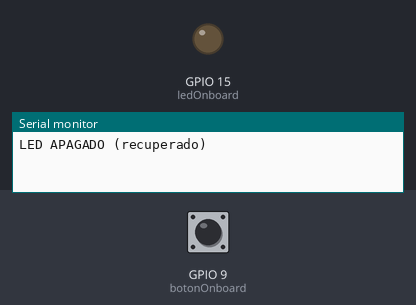
The sketch below on a simulated ESP32-S3. On the bench: output pins drawn as LEDs (lit = HIGH), the last lines printed to the serial monitor. The inputs (shaded band) are chosen by the test bench; at power-on: GPIO 9 (botonOnboard) HIGH. EEPROM starts erased.

Above: at 1.2 s.
1.3 s: GPIO 9 (botonOnboard) pulled LOW for 0.15 s
At 1.6 s:
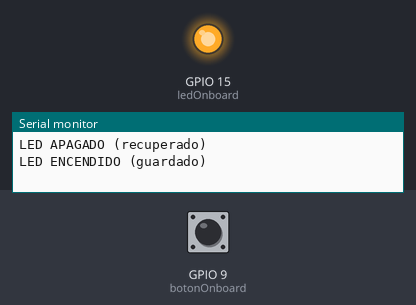
2.9 s: GPIO 9 (botonOnboard) pulled LOW for 1 s
At 4.2 s:
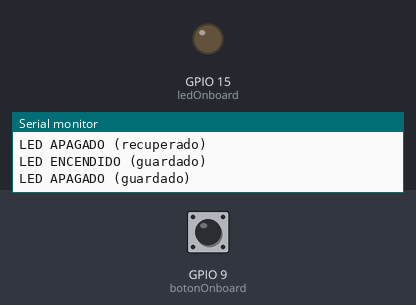
5.4 s: GPIO 9 (botonOnboard) pulled LOW for 3.2 s
At 6.0 s:
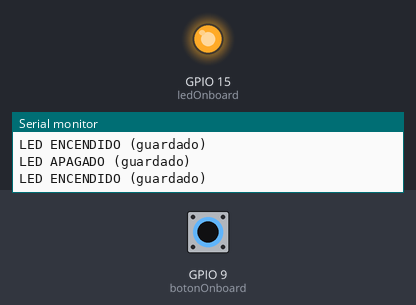
Timing chart, 0 to 8.4 s (numbered marks = the images above; inputs shaded):
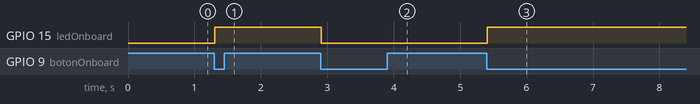

Measured:
- after the input at 1.3 s, GPIO 15 (ledOnboard): LOW → HIGH at once
- after the input at 2.9 s, GPIO 15 (ledOnboard): HIGH → LOW at once
- after the input at 5.4 s, GPIO 15 (ledOnboard): LOW → HIGH at once

The sketch:

No_Volatil_Memory.ino
```cpp
#include <Preferences.h>

const int botonOnboard = 9;
const int ledOnboard = 15;

bool estadoLED = false;
bool estadoAnteriorBoton = HIGH;

Preferences memoria;  // Objeto para acceder a NVS

void setup() {
  Serial.begin(115200);
  pinMode(botonOnboard, INPUT_PULLUP);
  pinMode(ledOnboard, OUTPUT);

  // Abre espacio en NVS con nombre "config" en modo lectura/escritura
  memoria.begin("config", false);

  // Recupera el estado almacenado (por defecto false si no existe)
  estadoLED = memoria.getBool("led", false);
  digitalWrite(ledOnboard, estadoLED ? HIGH : LOW);
  Serial.println(estadoLED ? "LED ENCENDIDO (recuperado)" : "LED APAGADO (recuperado)");
}

void loop() {
  bool estadoBoton = digitalRead(botonOnboard);

  if (estadoAnteriorBoton == HIGH && estadoBoton == LOW) {
    estadoLED = !estadoLED;
    digitalWrite(ledOnboard, estadoLED ? HIGH : LOW);
    memoria.putBool("led", estadoLED);  // Guarda el nuevo estado
    Serial.println(estadoLED ? "LED ENCENDIDO (guardado)" : "LED APAGADO (guardado)");
    delay(50);  // Debounce
  }

  estadoAnteriorBoton = estadoBoton;
  delay(10);
}
```
